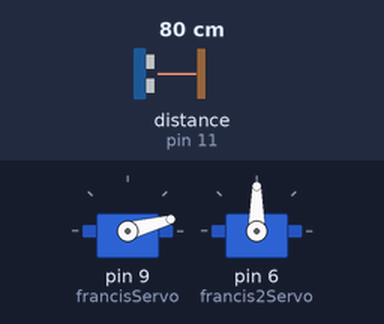
This sketch was run on a simulated Arduino Uno, built with avr-gcc and run on an emulated ATmega328P. Shown: 2 × servo. Wiring (inferred from the names in the program): ultrasonic range finder: trigger pin 10; echo pin 11. The test bench sets the inputs (shaded band); at power-on: distance to the obstacle (sensor on pin 11) 80 cm. The echo pulse lasts 58.3 µs per cm; what the sketch prints to the serial monitor is not drawn.

Above: at 0.01 s.
1.3 s: distance to the obstacle (sensor on pin 11) set to 2 cm
At 1.8 s:
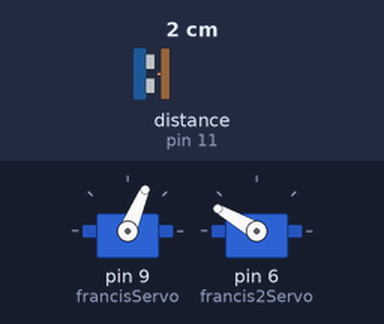
4.3 s: distance to the obstacle (sensor on pin 11) set to 250 cm
At 4.46 s:
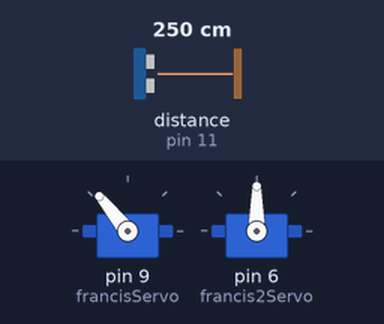
7.3 s: distance to the obstacle (sensor on pin 11) set to 9 cm
At 8.2 s:
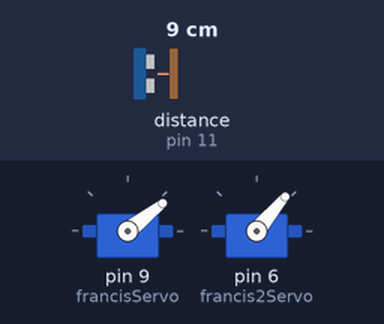
Timing chart, 0 to 16.3 s (numbered marks = the images above; inputs shaded):
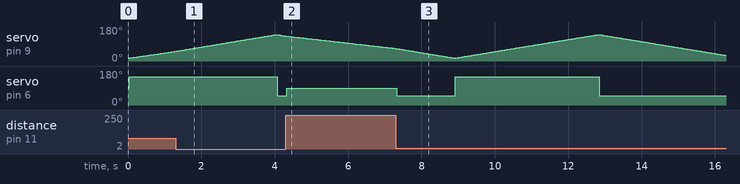

Measured:
- after the input at 1.3 s, servo on pin 6 (francis2Servo): 150° → 50° after 2.8 s
- after the input at 4.3 s, servo on pin 6 (francis2Servo): 50° → 90° at once
- after the input at 7.3 s, servo on pin 6 (francis2Servo): 90° → 50° at once, → 150° 1.6 s later, → 50° 3.9 s later

The sketch:

Arduino_Radar_Project_MiniServo.ino
```cpp
#include <Servo.h>

const int trigPin = 10;
const int echoPin = 11;

long duration;
int distance;

Servo francisServo;
Servo francis2Servo;

void setup() {
  pinMode(trigPin, OUTPUT);
  pinMode(echoPin, INPUT);
  Serial.begin(9600);
  francisServo.attach(9);
  francis2Servo.attach(6);
}
void loop() {

  for (int i = 15; i < 140; i++) {
    francisServo.write(i);
    delay(30);
    distance = calculateDistance();
    Serial.print(i);
    Serial.print(",");
    Serial.print(distance);
    Serial.print(".");
    francis2Servo.write(150);
    if (distance > 200) {
      francis2Servo.write(90);
    }
  }
  for (int i = 140; i > 15; i--) {
    francisServo.write(i);
    delay(30);
    distance = calculateDistance();
    Serial.print(i);
    Serial.print(",");
    Serial.print(distance);
    Serial.print(".");
    francis2Servo.write(50);
    if (distance > 200) {
      francis2Servo.write(90);
    }
  }

}
int calculateDistance() {
  digitalWrite(trigPin, LOW);
  delayMicroseconds(2);
  digitalWrite(trigPin, HIGH);
  delayMicroseconds(10);
  digitalWrite(trigPin, LOW);
  duration = pulseIn(echoPin, HIGH); //Reads the echoPin, returns
  //sound wave travel time in microseconds.
  distance = duration * 0.034 / 2;
  // 2d = v_sound*time
  /*Calculation:
     => 2d[m]/t[s] = v_sound[m/s]
        2d[m]/t[s] * 1[s]/1000000[us] * 100[cm]/1[m] = v_sound[m/s]*1[s]/1000000[us] * 100[cm]/1[m]
        2d[cm]/t[us] = v_sound[cm/us]*100/1000000
        d[cm] = (100/2000000)*v_sound[cm/us]*t[us]

        v_sound = 340 m/s

        d[cm] = (34000/2000000)[cm/us]*t[us]
        d = 0.034*t/2
  */
  return distance;
}
```
